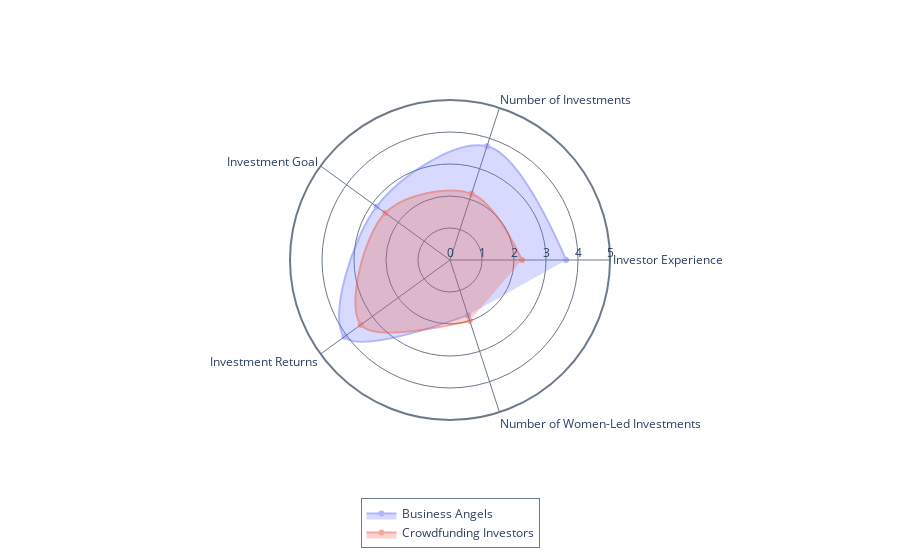

The notebook cell saved with this chart:
### Code cell
# Variable means by investor type - Men only

df=df_load[df_load['gender_male']==2]

group_label='survey'

# Ordinal, not multiple options, not in gender, not in BA only, not in CI only, add 'women_led_inv'
columns=[]
for col in COLS:
    if (
      (col in ORDINAL_COLS)
      & (not col in MUL_COLS)
      & (not col in GENDER_COLS)
      & (not col in BA_ONLY_COLS)
      & (not col in CI_ONLY_COLS)
& (not col in DIFF_COLS)
    ):
        columns.append(col)

columns.append('women_led_inv')

stat_func='mean' 

traces=[
  ['BA', 'Business Angels'],
  ['CI', 'Crowdfunding Investors'],
]

value_range=[0,5]

radar(df, group_label, columns, stat_func, traces, value_range)

### Figure 1 — Plotly figure (JSON) as saved in the notebook; plotly's stock layout.template omitted (floating-point values rounded to 4 significant figures)
{"data": [{"fill": "toself", "line": {"shape": "spline"}, "name": "Business Angels", "opacity": 0.5, "r": [3.629, 3.735, 2.833, 4.079, 1.812], "theta": ["Investor Experience", "Number of Investments", "Investment Goal", "Investment Returns", "Number of Women-Led Investments"], "type": "scatterpolar"}, {"fill": "toself", "line": {"shape": "spline"}, "name": "Crowdfunding Investors", "opacity": 0.5, "r": [2.25, 2.176, 2.5, 3.444, 2.0], "theta": ["Investor Experience", "Number of Investments", "Investment Goal", "Investment Returns", "Number of Women-Led Investments"], "type": "scatterpolar"}], "layout": {"legend": {"bordercolor": "rgba(108, 122, 137,1)", "borderwidth": 1, "x": 0.5, "xanchor": "center", "y": -0.4, "yanchor": "bottom"}, "polar": {"angularaxis": {"gridcolor": "rgba(108, 122, 137,1)", "linecolor": "rgba(108, 122, 137,1)", "linewidth": 2, "showline": true}, "bgcolor": "rgba(0, 0, 0, 0)", "radialaxis": {"dtick": 1, "gridcolor": "rgba(108, 122, 137,1)", "gridwidth": 1, "linewidth": 1, "range": [0, 5], "showline": false, "side": "counterclockwise"}}}}
